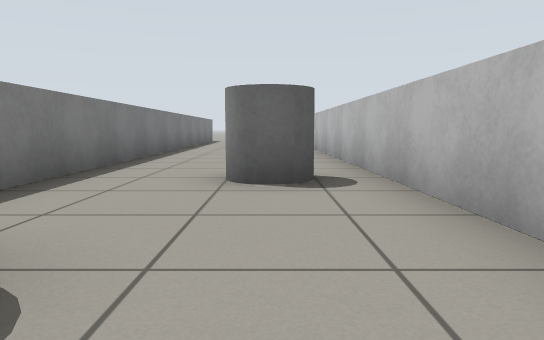
[1] (above)

15 first-person views from a walk through a world built for the Gazebo simulator. The camera is 0.56 m above the floor, tilts 6° down and sees 70° across. The floor is counted in squares, 1 m on a side. Each view is taken from the middle of a square. On the plan, view 1 faces up. The plan holds only what a view shows up to about 10 squares ahead; the rest is blank.

[2]
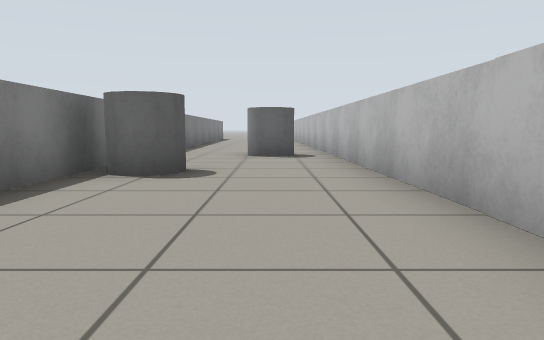

[3]
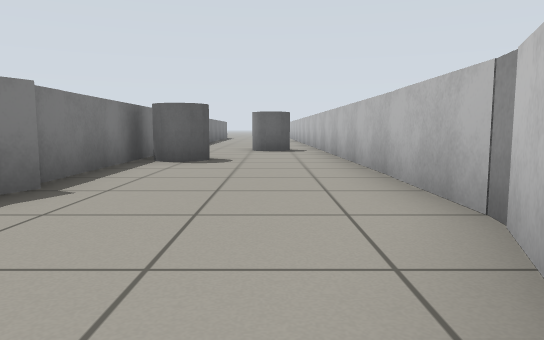

[4]
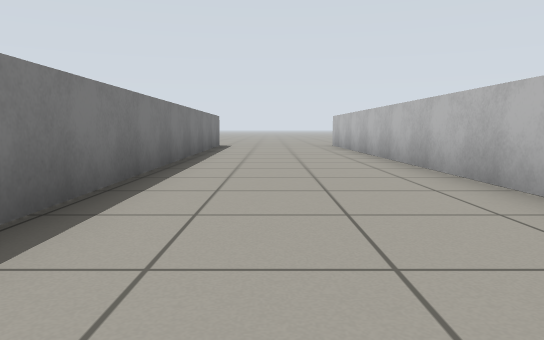

[5]
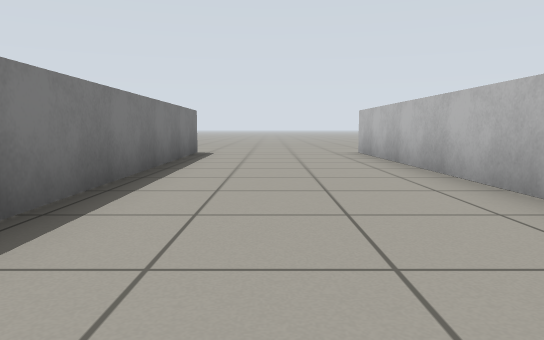

[6]
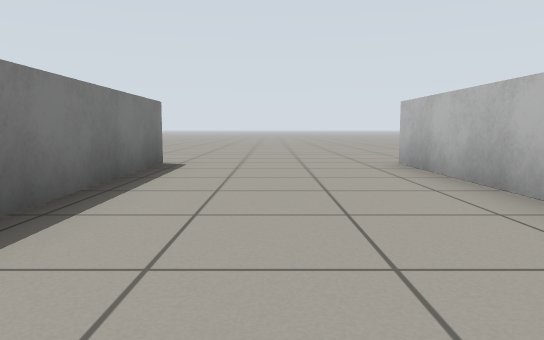

[7]
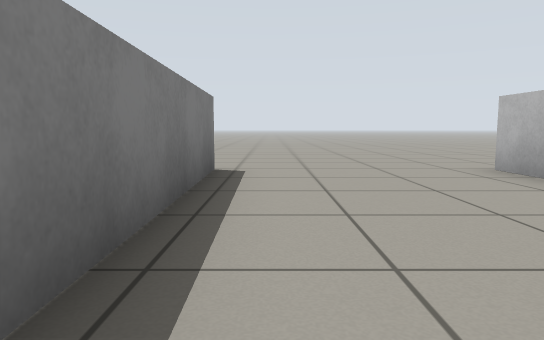

[8]
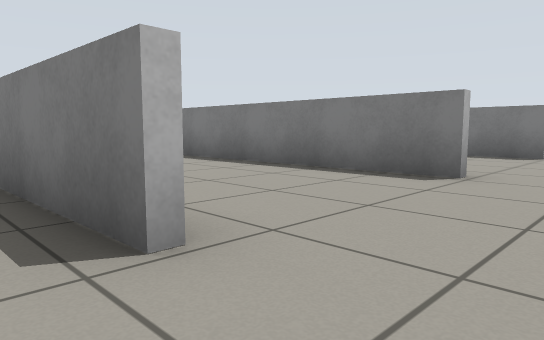

[9]
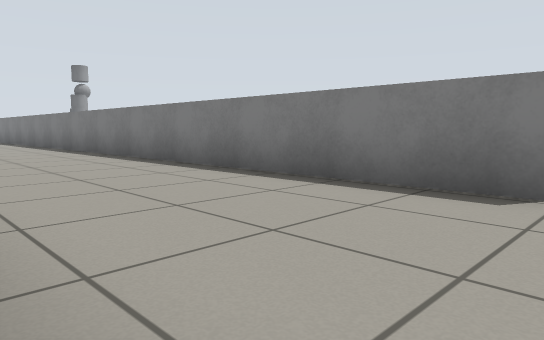

[10]
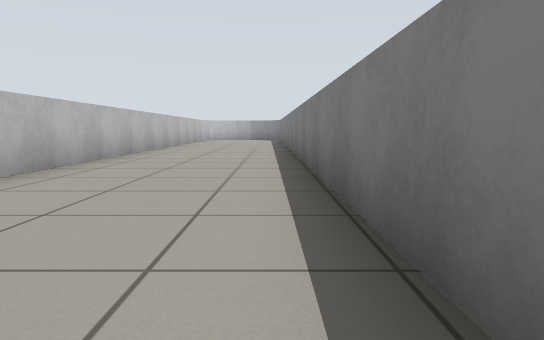

[11]
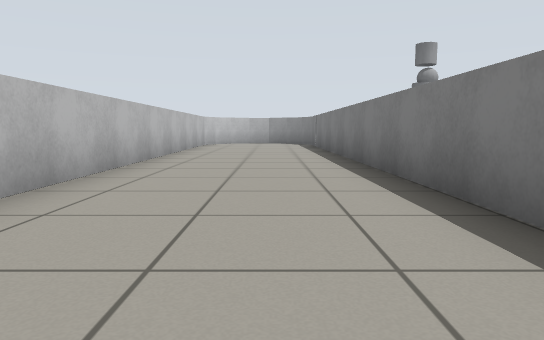

[12]
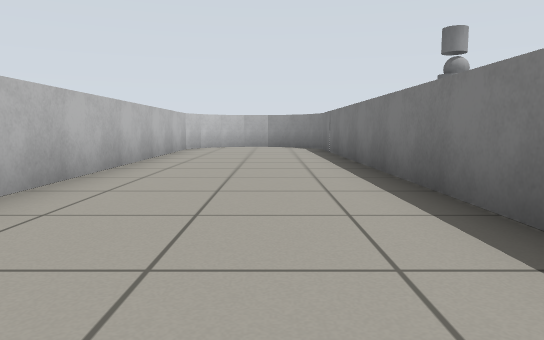

[13]
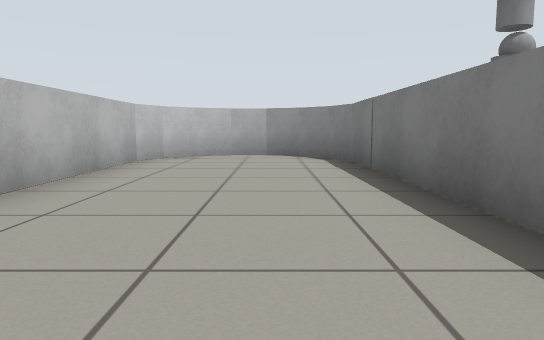

[14]
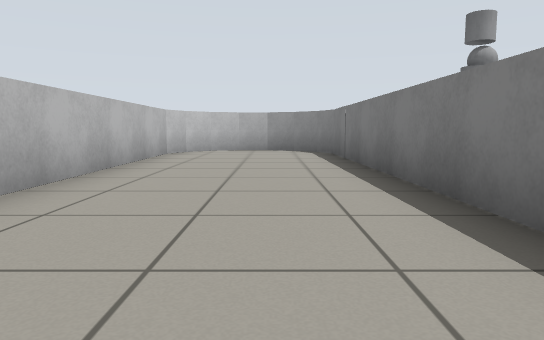

[15]
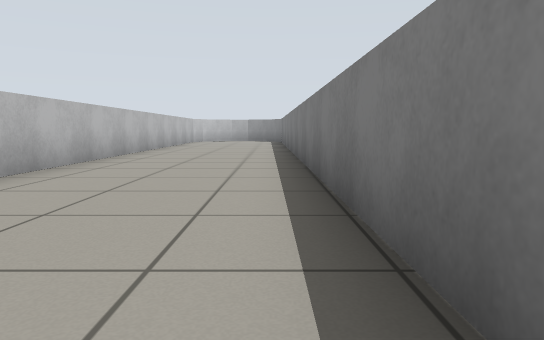

### Floor plan
Points are (right, up) in squares from view 1. A wall is a line through its corners. A room is listed if a view was taken in it or the views show most of it. See-through windows are left out.
Room 1 (views 1, 4, 5, 6, 7, 8, 9)
walls: (-2.1, -2.3) (-2.3, -2.8); (-2.8, 18.5) (-2.4, -2.1); (1.4, -2.7) (1.1, 18.4)
ways out: opening at (-0.5, -4) to room 2; opening at (1, 19.5) to room 2; opening at (-3, 19.5) to room 3; opening at (-3, 1) to room 4
objects: grey cylinder (-2, 1) to (-1, 2); grey cylinder (0, 4) to (0, 5)
Room 2 (views 2, 3)
walls: (1, -4.6) (1.4, -3.8); (-10.6, 18.6) (-10.6, 17.1)
ways out: opening at (-0.5, -4) to room 1; opening at (1, 19.5) to room 1; opening at (-7, 19.5) to room 3
objects: grey box (2, -4) to (2, -3)
Room 3 (views 10, 11, 12, 13, 14, 15)
walls: (-6.6, 18.5) (-6.5, 3.6); (-2.7, 3.5) (-2.9, 11.6)
ways out: opening at (-3, 19.5) to room 1; opening at (-7, 19.5) to room 2; opening at (-4.5, 2.5) to room 4
Room 4 (no view inside)
walls: (-6.5, 3.6) (-6.4, -2.9) (-6.1, -3.6) (-5.6, -4.1) (-4.9, -4.4) (-4.1, -4.4) (-3.4, -4.1) (-2.9, -3.6) (-2.6, -2.9) (-2.7, 3.5)
ways out: opening at (-3, 1) to room 1; opening at (-4.5, 2.5) to room 3

Where each view was taken, in squares from view 1:
view 1: 0 up, 0 right, facing up
view 2: 4 down, 0 right, facing up
view 3: 6 down, 0 right, facing up
view 4: 5 up, 1 left, facing up
view 5: 9 up, 1 left, facing up
view 6: 12 up, 1 left, facing up
view 7: 13 up, 2 left, facing up
view 8: 20 up, 2 left, facing down-left
view 9: 19 up, 3 left, facing down-left
view 10: 16 up, 6 left, facing down
view 11: 11 up, 5 left, facing down
view 12: 8 up, 5 left, facing down
view 13: 4 up, 5 left, facing down
view 14: 6 up, 5 left, facing down
view 15: 14 up, 6 left, facing down
